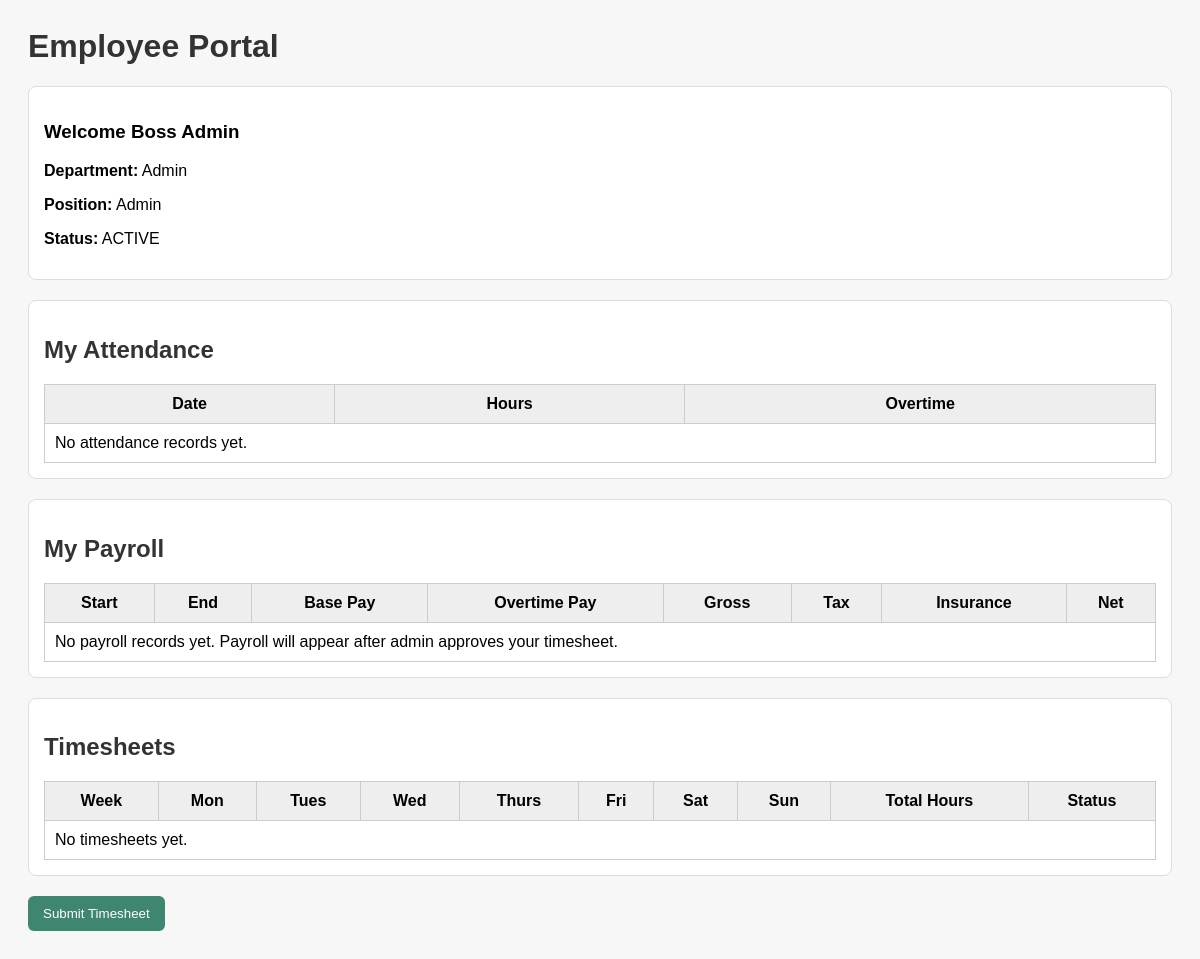
The page /employee/ (signed in) on the database its author committed.
### payroll/models.py (models this page shows, shortened)
class Employee(models.Model):
    user = models.OneToOneField(User, on_delete=models.CASCADE)
    STATUS_CHOICES = [
        ('ACTIVE', 'Active'),
        ('INACTIVE', 'Inactive'),
    ]
    first_name = models.CharField(max_length=50)
    last_name = models.CharField(max_length=50)
    department = models.ForeignKey(Department, on_delete=models.CASCADE)
    position = models.ForeignKey(Position, on_delete=models.CASCADE)
    hire_date = models.DateField()
    status = models.CharField(max_length=10, choices=STATUS_CHOICES)

class Department(models.Model):
    department_name = models.CharField(max_length=100)
    department_id = models.CharField(max_length=20, unique=True)

class Position(models.Model):
    position_title = models.CharField(max_length=100)
    base_salary = models.DecimalField(max_digits=10, decimal_places=2)

### payroll/views.py (the view, shortened to what this page needs)
# urls.py: path('employee/', views.employee_portal, name='employee_portal'),
@login_required
def employee_portal(request):
    employee = Employee.objects.filter(user=request.user).first()
    if not employee:
        return render(request, 'payroll/employee_portal.html', {
            'error': 'No employee profile linked to this user'
        })
    timesheets = Timesheet.objects.filter(employee=employee).order_by('-week_start')
    payroll_records = Payroll.objects.filter(employee=employee).order_by('-pay_period_start')
    attendance_records = Attendance.objects.filter(employee=employee).order_by('-work_date')
    return render(request, 'payroll/employee_portal.html', {
        'employee': employee,
        'payroll_records': payroll_records,
        'timesheets': timesheets,
        'attendance_records': attendance_records,
    })

### payroll/templates/payroll/employee_portal.html (shortened to what this page needs)
<!DOCTYPE >
<html>
<head>
</head>
<body>
<h1>Employee Portal</h1>
<div class="card">
    <h3>Welcome {{ employee.first_name }} {{ employee.last_name }}</h3>
    <p><strong>Department:</strong> {{ employee.department.department_name }}</p>
    <p><strong>Position:</strong> {{ employee.position.position_title }}</p>
    <p><strong>Status:</strong> {{ employee.status }}</p>
</div>
<div class="card">
    <h2>My Attendance</h2>
    <table>
        <tr>
            <th>Date</th>
            <th>Hours</th>
            <th>Overtime</th>
        </tr>
        {% for record in attendance_records %}
        <tr>
            <td>{{ record.work_date }}</td>
            <td>{{ record.hours_worked }}</td>
            <td>{{ record.overtime_hours }}</td>
        </tr>
        {% empty %}
        <tr>
            <td colspan="3">No attendance records yet.</td>
        </tr>
        {% endfor %}
    </table>
</div>
<div class="card">
    <h2>My Payroll</h2>
    <table>
        <tr>
            <th>Start</th>
            <th>End</th>
            <th>Base Pay</th>
            <th>Overtime Pay</th>
            <th>Gross</th>
            <th>Tax</th>
            <th>Insurance</th>
            <th>Net</th>
        </tr>
        {% for record in payroll_records %}
        <tr>
            <td>{{ record.pay_period_start }}</td>
            <td>{{ record.pay_period_end }}</td>
            <td>{{ record.base_pay }}</td>
            <td>{{ record.overtime_pay }}</td>
            <td>{{ record.gross_salary }}</td>
            <td>{{ record.tax_deduction }}</td>
            <td>{{ record.insurance_deduction }}</td>
            <td>{{ record.net_salary }}</td>
        </tr>
        {% empty %}
        <tr>
            <td colspan="8">No payroll records yet. Payroll will appear after admin approves your timesheet.</td>
        </tr>
        {% endfor %}
    </table>
</div>
<div class="card">
<h2>Timesheets</h2>
<table>
    <tr>
        <th>Week</th>
        <th>Mon</th>
        <th>Tues</th>
        <th>Wed</th>
        <th>Thurs</th>
        <th>Fri</th>
        <th>Sat</th>
        <th>Sun</th>
        <th>Total Hours</th>
        <th>Status</th>
    </tr>
    {% for t in timesheets %}
    <tr>
        <td>{{ t.week_start }} - {{ t.week_end }}</td>
        <td>{{ t.mon_hours }}</td>
        <td>{{ t.tues_hours }}</td>
        <td>{{ t.wed_hours }}</td>
        <td>{{ t.thurs_hours }}</td>
        <td>{{ t.fri_hours }}</td>
        <td>{{ t.sat_hours }}</td>
        <td>{{ t.sun_hours }}</td>
        <td>{{ t.total_hours }}</td>
        <td>
            {% if t.approved %}
                Approved - Payroll Created
            {% else %}
                Submitted - Waiting for Admin Approval
            {% endif %}
        </td>
    </tr>
    {% empty %}
    <tr>
        <td colspan="10">No timesheets yet.</td>
    </tr>
    {% endfor %}
</table>
</div>
<a href="{% url 'timesheet_portal' %}">
    <button type="button">Submit Timesheet</button>
</a>
</body>
</html>

### payroll/templates/payroll/employee_portal.html (style rules this page uses)
body { font-family: Arial; padding: 20px; background: #f7f7f7; }
.card { background: white; padding: 15px; margin-bottom: 20px; border-radius: 8px; border: 1px solid #ddd; }
table { width: 100%; border-collapse: collapse; background: white; }
th, td { border: 1px solid #ccc; padding: 10px; }
th { background: #eee; }
h1, h2 { color: #333; }
button { padding: 10px 15px; background: #3f8672; color: white; border: none; border-radius: 6px; }

### rows shown on the page
Employee: first_name "Boss", last_name "Admin", department.department_name "Admin", position.position_title "Admin", status "ACTIVE"
